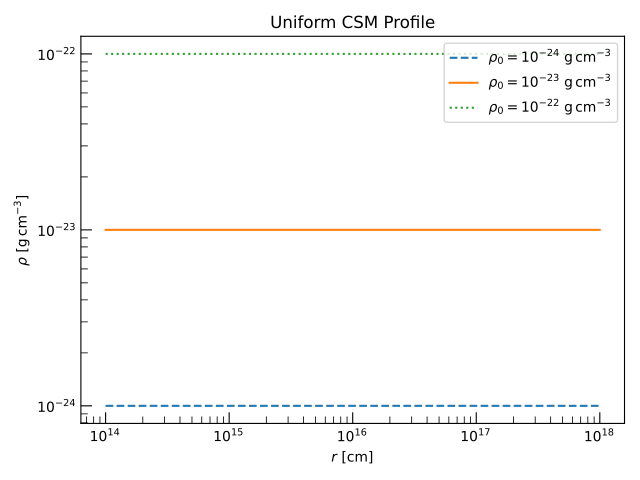

This figure's Python source:
import numpy as np
import astropy.units as u
import matplotlib.pyplot as plt
from trilobite.dynamics.profiles.csm import UniformCSMProfile
from trilobite.utils.plot_utils import set_plot_style

set_plot_style()
r = np.geomspace(1e14, 1e18, 300) * u.cm
fig, ax = plt.subplots()
for rho0, ls in [(1e-24, '--'), (1e-23, '-'), (1e-22, ':')]:
    rho = UniformCSMProfile.eval(r, rho_0=rho0)
    ax.loglog(r.value, rho.value, ls=ls,
              label=fr'$\rho_0 = 10^{{{int(np.log10(rho0))}}}\ \mathrm{{g\,cm^{{-3}}}}$')
ax.set_xlabel(r'$r\ [\mathrm{cm}]$')
ax.set_ylabel(r'$\rho\ [\mathrm{g\,cm^{-3}}]$')
ax.set_title('Uniform CSM Profile')
ax.legend()
plt.tight_layout()
